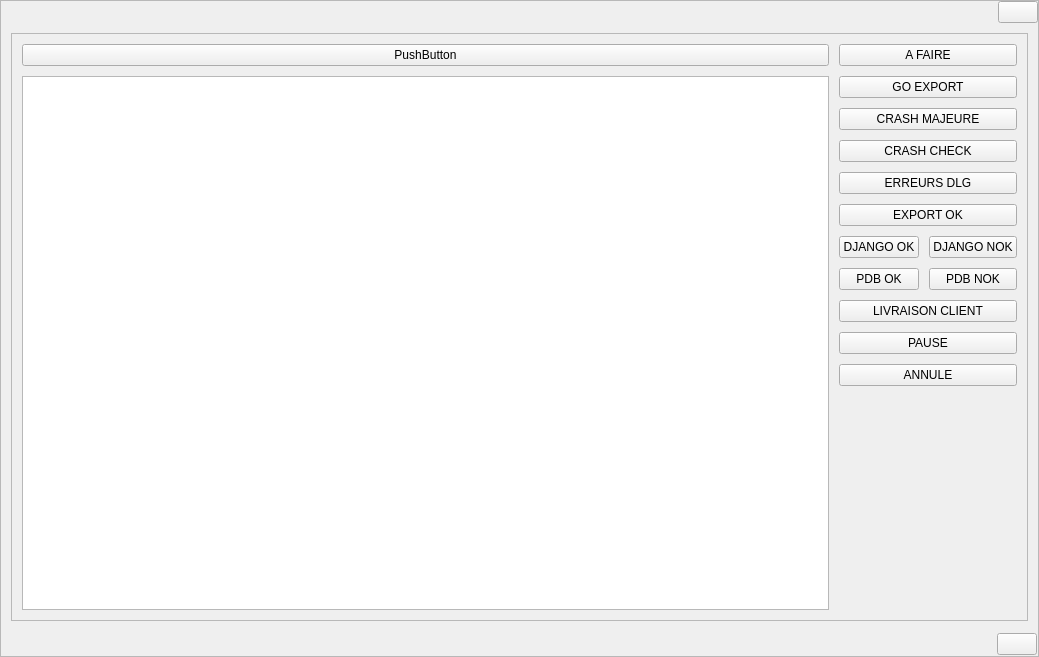
<?xml version="1.0" encoding="UTF-8"?>
<ui version="4.0">
 <class>Dlg</class>
 <widget class="QWidget" name="Dlg">
  <property name="geometry">
   <rect>
    <x>0</x>
    <y>0</y>
    <width>1039</width>
    <height>657</height>
   </rect>
  </property>
  <layout class="QGridLayout" name="glay_main">
   <property name="leftMargin">
    <number>0</number>
   </property>
   <property name="topMargin">
    <number>0</number>
   </property>
   <property name="rightMargin">
    <number>0</number>
   </property>
   <property name="bottomMargin">
    <number>0</number>
   </property>
   <property name="spacing">
    <number>0</number>
   </property>
   <item row="1" column="0">
    <widget class="QFrame" name="fr_main">
     <property name="frameShape">
      <enum>QFrame::StyledPanel</enum>
     </property>
     <property name="frameShadow">
      <enum>QFrame::Raised</enum>
     </property>
     <layout class="QVBoxLayout" name="vlay_fr_main">
      <property name="spacing">
       <number>0</number>
      </property>
      <property name="leftMargin">
       <number>0</number>
      </property>
      <property name="topMargin">
       <number>0</number>
      </property>
      <property name="rightMargin">
       <number>0</number>
      </property>
      <property name="bottomMargin">
       <number>0</number>
      </property>
      <item>
       <widget class="QFrame" name="fr_menu_top">
        <layout class="QHBoxLayout" name="hlay_menu_top">
         <property name="spacing">
          <number>0</number>
         </property>
         <property name="leftMargin">
          <number>0</number>
         </property>
         <property name="topMargin">
          <number>0</number>
         </property>
         <property name="rightMargin">
          <number>0</number>
         </property>
         <property name="bottomMargin">
          <number>0</number>
         </property>
         <item>
          <widget class="QLabel" name="lb_mt_ico"/>
         </item>
         <item>
          <spacer name="horizontalSpacer_2">
           <property name="orientation">
            <enum>Qt::Horizontal</enum>
           </property>
           <property name="sizeHint" stdset="0">
            <size>
             <width>40</width>
             <height>20</height>
            </size>
           </property>
          </spacer>
         </item>
         <item>
          <widget class="QLabel" name="lb_mt_nom"/>
         </item>
         <item>
          <spacer name="horizontalSpacer_1">
           <property name="orientation">
            <enum>Qt::Horizontal</enum>
           </property>
           <property name="sizeHint" stdset="0">
            <size>
             <width>40</width>
             <height>20</height>
            </size>
           </property>
          </spacer>
         </item>
         <item>
          <widget class="QPushButton" name="pb_mt_quitter"/>
         </item>
        </layout>
       </widget>
      </item>
      <item>
       <widget class="QFrame" name="fr_body">
        <layout class="QVBoxLayout" name="vlay_msg_body">
         <property name="spacing">
          <number>0</number>
         </property>
         <property name="leftMargin">
          <number>10</number>
         </property>
         <property name="topMargin">
          <number>10</number>
         </property>
         <property name="rightMargin">
          <number>10</number>
         </property>
         <property name="bottomMargin">
          <number>10</number>
         </property>
         <item>
          <widget class="QFrame" name="fr_dlg_body">
           <property name="frameShape">
            <enum>QFrame::StyledPanel</enum>
           </property>
           <property name="frameShadow">
            <enum>QFrame::Raised</enum>
           </property>
           <layout class="QGridLayout" name="gridLayout">
            <property name="leftMargin">
             <number>10</number>
            </property>
            <property name="topMargin">
             <number>10</number>
            </property>
            <property name="rightMargin">
             <number>10</number>
            </property>
            <property name="bottomMargin">
             <number>10</number>
            </property>
            <property name="horizontalSpacing">
             <number>10</number>
            </property>
            <property name="verticalSpacing">
             <number>0</number>
            </property>
            <item row="1" column="1">
             <spacer name="verticalSpacer">
              <property name="orientation">
               <enum>Qt::Vertical</enum>
              </property>
              <property name="sizeHint" stdset="0">
               <size>
                <width>20</width>
                <height>193</height>
               </size>
              </property>
             </spacer>
            </item>
            <item row="0" column="1">
             <layout class="QGridLayout" name="gridLayout_2">
              <property name="spacing">
               <number>10</number>
              </property>
              <item row="7" column="1">
               <widget class="QPushButton" name="pb_edit_pno">
                <property name="text">
                 <string>PDB NOK</string>
                </property>
               </widget>
              </item>
              <item row="2" column="0" colspan="2">
               <widget class="QPushButton" name="pb_edit_cma">
                <property name="text">
                 <string>CRASH MAJEURE</string>
                </property>
               </widget>
              </item>
              <item row="7" column="0">
               <widget class="QPushButton" name="pb_edit_pok">
                <property name="text">
                 <string>PDB OK</string>
                </property>
               </widget>
              </item>
              <item row="1" column="0" colspan="2">
               <widget class="QPushButton" name="pb_edit_gex">
                <property name="text">
                 <string>GO EXPORT</string>
                </property>
               </widget>
              </item>
              <item row="4" column="0" colspan="2">
               <widget class="QPushButton" name="pb_edit_edl">
                <property name="text">
                 <string>ERREURS DLG</string>
                </property>
               </widget>
              </item>
              <item row="8" column="0" colspan="2">
               <widget class="QPushButton" name="pb_edit_lcl">
                <property name="text">
                 <string>LIVRAISON CLIENT</string>
                </property>
               </widget>
              </item>
              <item row="6" column="0">
               <widget class="QPushButton" name="pb_edit_dok">
                <property name="text">
                 <string>DJANGO OK</string>
                </property>
               </widget>
              </item>
              <item row="6" column="1">
               <widget class="QPushButton" name="pb_edit_dno">
                <property name="text">
                 <string>DJANGO NOK</string>
                </property>
               </widget>
              </item>
              <item row="0" column="0" colspan="2">
               <widget class="QPushButton" name="pb_edit_afa">
                <property name="text">
                 <string>A FAIRE</string>
                </property>
               </widget>
              </item>
              <item row="3" column="0" colspan="2">
               <widget class="QPushButton" name="pb_edit_cch">
                <property name="text">
                 <string>CRASH CHECK</string>
                </property>
               </widget>
              </item>
              <item row="5" column="0" colspan="2">
               <widget class="QPushButton" name="pb_edit_eok">
                <property name="text">
                 <string>EXPORT OK</string>
                </property>
               </widget>
              </item>
              <item row="9" column="0" colspan="2">
               <widget class="QPushButton" name="pb_edit_pau">
                <property name="text">
                 <string>PAUSE</string>
                </property>
               </widget>
              </item>
              <item row="10" column="0" colspan="2">
               <widget class="QPushButton" name="pb_edit_ann">
                <property name="text">
                 <string>ANNULE</string>
                </property>
               </widget>
              </item>
             </layout>
            </item>
            <item row="0" column="0" rowspan="2">
             <layout class="QVBoxLayout" name="verticalLayout">
              <property name="spacing">
               <number>10</number>
              </property>
              <item>
               <widget class="QPushButton" name="pb_dlg">
                <property name="text">
                 <string>PushButton</string>
                </property>
               </widget>
              </item>
              <item>
               <widget class="QListWidget" name="lw_dlg"/>
              </item>
             </layout>
            </item>
           </layout>
          </widget>
         </item>
        </layout>
       </widget>
      </item>
      <item>
       <widget class="QFrame" name="fr_dlg_bottom">
        <layout class="QHBoxLayout" name="hlay_msg_bottom">
         <property name="spacing">
          <number>2</number>
         </property>
         <property name="leftMargin">
          <number>0</number>
         </property>
         <property name="topMargin">
          <number>2</number>
         </property>
         <property name="rightMargin">
          <number>1</number>
         </property>
         <property name="bottomMargin">
          <number>1</number>
         </property>
         <item>
          <spacer name="horizontalSpacer">
           <property name="orientation">
            <enum>Qt::Horizontal</enum>
           </property>
           <property name="sizeHint" stdset="0">
            <size>
             <width>40</width>
             <height>20</height>
            </size>
           </property>
          </spacer>
         </item>
         <item>
          <widget class="QPushButton" name="pb_ok"/>
         </item>
        </layout>
       </widget>
      </item>
     </layout>
    </widget>
   </item>
  </layout>
 </widget>
 <resources/>
 <connections/>
</ui>
